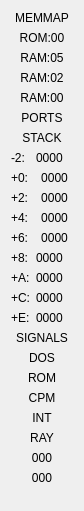
<?xml version="1.0" encoding="UTF-8"?>
<ui version="4.0">
 <class>FormDbgMisc</class>
 <widget class="QWidget" name="FormDbgMisc">
  <property name="geometry">
   <rect>
    <x>0</x>
    <y>0</y>
    <width>84</width>
    <height>511</height>
   </rect>
  </property>
  <property name="windowTitle">
   <string>Form</string>
  </property>
  <layout class="QVBoxLayout" name="verticalLayout">
   <item>
    <widget class="QLabel" name="labHeadMem">
     <property name="text">
      <string>MEMMAP</string>
     </property>
     <property name="alignment">
      <set>Qt::AlignCenter</set>
     </property>
    </widget>
   </item>
   <item>
    <widget class="QLabel" name="labPG0">
     <property name="text">
      <string>ROM:00</string>
     </property>
     <property name="alignment">
      <set>Qt::AlignCenter</set>
     </property>
    </widget>
   </item>
   <item>
    <widget class="QLabel" name="labPG1">
     <property name="text">
      <string>RAM:05</string>
     </property>
     <property name="alignment">
      <set>Qt::AlignCenter</set>
     </property>
    </widget>
   </item>
   <item>
    <widget class="QLabel" name="labPG2">
     <property name="text">
      <string>RAM:02</string>
     </property>
     <property name="alignment">
      <set>Qt::AlignCenter</set>
     </property>
    </widget>
   </item>
   <item>
    <widget class="QLabel" name="labPG3">
     <property name="text">
      <string>RAM:00</string>
     </property>
     <property name="alignment">
      <set>Qt::AlignCenter</set>
     </property>
    </widget>
   </item>
   <item>
    <widget class="QLabel" name="labPorts">
     <property name="text">
      <string>PORTS</string>
     </property>
     <property name="alignment">
      <set>Qt::AlignCenter</set>
     </property>
    </widget>
   </item>
   <item>
    <layout class="QFormLayout" name="formPort">
     <property name="verticalSpacing">
      <number>1</number>
     </property>
    </layout>
   </item>
   <item>
    <widget class="QLabel" name="labHeadStack">
     <property name="text">
      <string>STACK</string>
     </property>
     <property name="alignment">
      <set>Qt::AlignCenter</set>
     </property>
    </widget>
   </item>
   <item>
    <layout class="QFormLayout" name="formLayout">
     <item row="1" column="0">
      <widget class="QLabel" name="label">
       <property name="text">
        <string>+0:</string>
       </property>
      </widget>
     </item>
     <item row="1" column="1">
      <widget class="QLabel" name="labSP">
       <property name="text">
        <string>0000</string>
       </property>
       <property name="alignment">
        <set>Qt::AlignCenter</set>
       </property>
      </widget>
     </item>
     <item row="2" column="1">
      <widget class="QLabel" name="labSP2">
       <property name="text">
        <string>0000</string>
       </property>
       <property name="alignment">
        <set>Qt::AlignCenter</set>
       </property>
      </widget>
     </item>
     <item row="3" column="1">
      <widget class="QLabel" name="labSP4">
       <property name="text">
        <string>0000</string>
       </property>
       <property name="alignment">
        <set>Qt::AlignCenter</set>
       </property>
      </widget>
     </item>
     <item row="4" column="1">
      <widget class="QLabel" name="labSP6">
       <property name="text">
        <string>0000</string>
       </property>
       <property name="alignment">
        <set>Qt::AlignCenter</set>
       </property>
      </widget>
     </item>
     <item row="2" column="0">
      <widget class="QLabel" name="label_2">
       <property name="text">
        <string>+2:</string>
       </property>
      </widget>
     </item>
     <item row="3" column="0">
      <widget class="QLabel" name="label_3">
       <property name="text">
        <string>+4:</string>
       </property>
      </widget>
     </item>
     <item row="4" column="0">
      <widget class="QLabel" name="label_4">
       <property name="text">
        <string>+6:</string>
       </property>
      </widget>
     </item>
     <item row="0" column="0">
      <widget class="QLabel" name="label_5">
       <property name="text">
        <string>-2:</string>
       </property>
      </widget>
     </item>
     <item row="0" column="1">
      <widget class="QLabel" name="labSPm2">
       <property name="text">
        <string>0000</string>
       </property>
      </widget>
     </item>
     <item row="5" column="1">
      <widget class="QLabel" name="labSP8">
       <property name="text">
        <string>0000</string>
       </property>
      </widget>
     </item>
     <item row="5" column="0">
      <widget class="QLabel" name="label_6">
       <property name="text">
        <string>+8:</string>
       </property>
      </widget>
     </item>
     <item row="6" column="1">
      <widget class="QLabel" name="labSP10">
       <property name="text">
        <string>0000</string>
       </property>
      </widget>
     </item>
     <item row="6" column="0">
      <widget class="QLabel" name="label_7">
       <property name="text">
        <string>+A:</string>
       </property>
      </widget>
     </item>
     <item row="7" column="1">
      <widget class="QLabel" name="labSP12">
       <property name="text">
        <string>0000</string>
       </property>
      </widget>
     </item>
     <item row="7" column="0">
      <widget class="QLabel" name="label_8">
       <property name="text">
        <string>+C:</string>
       </property>
      </widget>
     </item>
     <item row="8" column="1">
      <widget class="QLabel" name="labSP14">
       <property name="text">
        <string>0000</string>
       </property>
      </widget>
     </item>
     <item row="8" column="0">
      <widget class="QLabel" name="label_9">
       <property name="text">
        <string>+E:</string>
       </property>
      </widget>
     </item>
    </layout>
   </item>
   <item>
    <widget class="QLabel" name="labHeadSignal">
     <property name="text">
      <string>SIGNALS</string>
     </property>
     <property name="alignment">
      <set>Qt::AlignCenter</set>
     </property>
    </widget>
   </item>
   <item>
    <widget class="QLabel" name="labDOS">
     <property name="autoFillBackground">
      <bool>true</bool>
     </property>
     <property name="text">
      <string>DOS</string>
     </property>
     <property name="alignment">
      <set>Qt::AlignCenter</set>
     </property>
    </widget>
   </item>
   <item>
    <widget class="QLabel" name="labROM">
     <property name="autoFillBackground">
      <bool>true</bool>
     </property>
     <property name="text">
      <string>ROM</string>
     </property>
     <property name="alignment">
      <set>Qt::AlignCenter</set>
     </property>
    </widget>
   </item>
   <item>
    <widget class="QLabel" name="labCPM">
     <property name="autoFillBackground">
      <bool>true</bool>
     </property>
     <property name="text">
      <string>CPM</string>
     </property>
     <property name="alignment">
      <set>Qt::AlignCenter</set>
     </property>
    </widget>
   </item>
   <item>
    <widget class="QLabel" name="labINT">
     <property name="autoFillBackground">
      <bool>true</bool>
     </property>
     <property name="text">
      <string>INT</string>
     </property>
     <property name="alignment">
      <set>Qt::AlignCenter</set>
     </property>
    </widget>
   </item>
   <item>
    <widget class="QLabel" name="labHeadRay">
     <property name="text">
      <string>RAY</string>
     </property>
     <property name="alignment">
      <set>Qt::AlignCenter</set>
     </property>
    </widget>
   </item>
   <item>
    <widget class="QLabel" name="labRX">
     <property name="autoFillBackground">
      <bool>true</bool>
     </property>
     <property name="text">
      <string>000</string>
     </property>
     <property name="alignment">
      <set>Qt::AlignCenter</set>
     </property>
    </widget>
   </item>
   <item>
    <widget class="QLabel" name="labRY">
     <property name="autoFillBackground">
      <bool>true</bool>
     </property>
     <property name="text">
      <string>000</string>
     </property>
     <property name="alignment">
      <set>Qt::AlignCenter</set>
     </property>
    </widget>
   </item>
   <item>
    <spacer name="verticalSpacer_10">
     <property name="orientation">
      <enum>Qt::Vertical</enum>
     </property>
     <property name="sizeHint" stdset="0">
      <size>
       <width>20</width>
       <height>45</height>
      </size>
     </property>
    </spacer>
   </item>
  </layout>
 </widget>
 <resources/>
 <connections/>
</ui>
